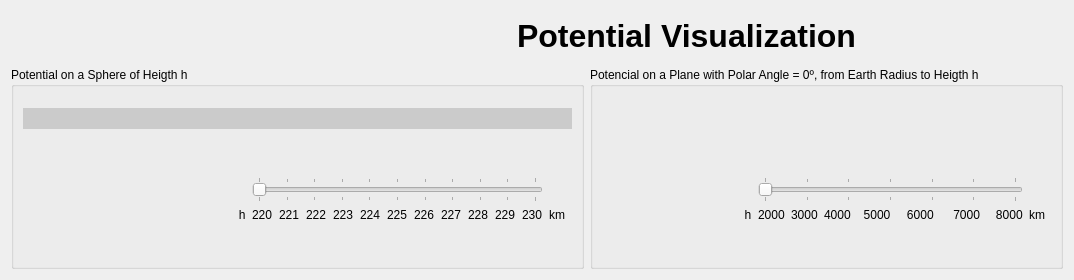
      <widget class="QWidget" name="tab_2">
       <attribute name="title">
        <string>Potential Visualization</string>
       </attribute>
       <layout class="QGridLayout" name="gridLayout_9">
        <item row="0" column="0">
         <spacer name="horizontalSpacer_4">
          <property name="orientation">
           <enum>Qt::Horizontal</enum>
          </property>
          <property name="sizeType">
           <enum>QSizePolicy::Minimum</enum>
          </property>
          <property name="sizeHint" stdset="0">
           <size>
            <width>500</width>
            <height>20</height>
           </size>
          </property>
         </spacer>
        </item>
        <item row="0" column="1">
         <widget class="QLabel" name="label_2">
          <property name="font">
           <font>
            <family>Arial</family>
            <pointsize>24</pointsize>
            <weight>75</weight>
            <bold>true</bold>
           </font>
          </property>
          <property name="text">
           <string>Potential Visualization</string>
          </property>
         </widget>
        </item>
        <item row="0" column="2">
         <spacer name="verticalSpacer_11">
          <property name="orientation">
           <enum>Qt::Vertical</enum>
          </property>
          <property name="sizeType">
           <enum>QSizePolicy::Fixed</enum>
          </property>
          <property name="sizeHint" stdset="0">
           <size>
            <width>200</width>
            <height>50</height>
           </size>
          </property>
         </spacer>
        </item>
        <item row="1" column="0" colspan="3">
         <layout class="QGridLayout" name="gridLayout_4">
          <item row="0" column="0">
           <widget class="QGroupBox" name="groupBox">
            <property name="sizePolicy">
             <sizepolicy hsizetype="Preferred" vsizetype="Preferred">
              <horstretch>8</horstretch>
              <verstretch>0</verstretch>
             </sizepolicy>
            </property>
            <property name="title">
             <string>Potential on a Sphere of Heigth h</string>
            </property>
            <layout class="QGridLayout" name="gridLayout_7">
             <item row="1" column="0" colspan="3">
              <widget class="QWidget" name="widget_3" native="true">
               <property name="sizePolicy">
                <sizepolicy hsizetype="Preferred" vsizetype="Expanding">
                 <horstretch>0</horstretch>
                 <verstretch>0</verstretch>
                </sizepolicy>
               </property>
               <property name="styleSheet">
                <string notr="true">background-color: rgb(203, 203, 203);</string>
               </property>
              </widget>
             </item>
             <item row="2" column="1">
              <spacer name="verticalSpacer_6">
               <property name="orientation">
                <enum>Qt::Vertical</enum>
               </property>
               <property name="sizeType">
                <enum>QSizePolicy::Fixed</enum>
               </property>
               <property name="sizeHint" stdset="0">
                <size>
                 <width>20</width>
                 <height>42</height>
                </size>
               </property>
              </spacer>
             </item>
             <item row="3" column="1">
              <layout class="QGridLayout" name="gridLayout_5">
               <item row="1" column="8">
                <widget class="QLabel" name="label_11">
                 <property name="text">
                  <string>227</string>
                 </property>
                </widget>
               </item>
               <item row="1" column="10">
                <widget class="QLabel" name="label_13">
                 <property name="text">
                  <string>229</string>
                 </property>
                </widget>
               </item>
               <item row="1" column="6">
                <widget class="QLabel" name="label_9">
                 <property name="text">
                  <string>225</string>
                 </property>
                </widget>
               </item>
               <item row="1" column="1">
                <widget class="QLabel" name="label_4">
                 <property name="text">
                  <string>220</string>
                 </property>
                </widget>
               </item>
               <item row="0" column="1" colspan="11">
                <widget class="QSlider" name="horizontalSlider">
                 <property name="sizePolicy">
                  <sizepolicy hsizetype="Expanding" vsizetype="Fixed">
                   <horstretch>0</horstretch>
                   <verstretch>0</verstretch>
                  </sizepolicy>
                 </property>
                 <property name="minimum">
                  <number>220</number>
                 </property>
                 <property name="maximum">
                  <number>230</number>
                 </property>
                 <property name="singleStep">
                  <number>1</number>
                 </property>
                 <property name="pageStep">
                  <number>1</number>
                 </property>
                 <property name="value">
                  <number>220</number>
                 </property>
                 <property name="sliderPosition">
                  <number>220</number>
                 </property>
                 <property name="tracking">
                  <bool>false</bool>
                 </property>
                 <property name="orientation">
                  <enum>Qt::Horizontal</enum>
                 </property>
                 <property name="invertedAppearance">
                  <bool>false</bool>
                 </property>
                 <property name="invertedControls">
                  <bool>false</bool>
                 </property>
                 <property name="tickPosition">
                  <enum>QSlider::TicksBothSides</enum>
                 </property>
                 <property name="tickInterval">
                  <number>1</number>
                 </property>
                </widget>
               </item>
               <item row="1" column="11">
                <widget class="QLabel" name="label_14">
                 <property name="text">
                  <string>230</string>
                 </property>
                </widget>
               </item>
               <item row="1" column="4">
                <widget class="QLabel" name="label_7">
                 <property name="text">
                  <string>223</string>
                 </property>
                </widget>
               </item>
               <item row="1" column="9">
                <widget class="QLabel" name="label_12">
                 <property name="text">
                  <string>228</string>
                 </property>
                </widget>
               </item>
               <item row="1" column="7">
                <widget class="QLabel" name="label_10">
                 <property name="text">
                  <string>226</string>
                 </property>
                </widget>
               </item>
               <item row="1" column="3">
                <widget class="QLabel" name="label_6">
                 <property name="text">
                  <string>222</string>
                 </property>
                </widget>
               </item>
               <item row="1" column="2">
                <widget class="QLabel" name="label_5">
                 <property name="text">
                  <string>221</string>
                 </property>
                </widget>
               </item>
               <item row="1" column="5">
                <widget class="QLabel" name="label_8">
                 <property name="text">
                  <string>224</string>
                 </property>
                </widget>
               </item>
               <item row="1" column="12">
                <widget class="QLabel" name="label_15">
                 <property name="text">
                  <string>km</string>
                 </property>
                </widget>
               </item>
               <item row="1" column="0">
                <widget class="QLabel" name="label_16">
                 <property name="text">
                  <string>   h</string>
                 </property>
                </widget>
               </item>
              </layout>
             </item>
             <item row="3" column="0">
              <spacer name="horizontalSpacer_2">
               <property name="orientation">
                <enum>Qt::Horizontal</enum>
               </property>
               <property name="sizeType">
                <enum>QSizePolicy::Minimum</enum>
               </property>
               <property name="sizeHint" stdset="0">
                <size>
                 <width>200</width>
                 <height>20</height>
                </size>
               </property>
              </spacer>
             </item>
             <item row="4" column="1">
              <spacer name="verticalSpacer_8">
               <property name="orientation">
                <enum>Qt::Vertical</enum>
               </property>
               <property name="sizeType">
                <enum>QSizePolicy::Fixed</enum>
               </property>
               <property name="sizeHint" stdset="0">
                <size>
                 <width>20</width>
                 <height>35</height>
                </size>
               </property>
              </spacer>
             </item>
             <item row="0" column="0">
              <spacer name="verticalSpacer_2">
               <property name="orientation">
                <enum>Qt::Vertical</enum>
               </property>
               <property name="sizeType">
                <enum>QSizePolicy::Fixed</enum>
               </property>
               <property name="sizeHint" stdset="0">
                <size>
                 <width>0</width>
                 <height>12</height>
                </size>
               </property>
              </spacer>
             </item>
            </layout>
           </widget>
          </item>
          <item row="0" column="1">
           <widget class="QGroupBox" name="groupBox_2">
            <property name="sizePolicy">
             <sizepolicy hsizetype="Preferred" vsizetype="Preferred">
              <horstretch>6</horstretch>
              <verstretch>0</verstretch>
             </sizepolicy>
            </property>
            <property name="title">
             <string>Potencial on a Plane with Polar Angle = 0º, from Earth Radius to Heigth h</string>
            </property>
            <layout class="QGridLayout" name="gridLayout_8">
             <item row="0" column="1">
              <spacer name="verticalSpacer_7">
               <property name="orientation">
                <enum>Qt::Vertical</enum>
               </property>
               <property name="sizeType">
                <enum>QSizePolicy::Fixed</enum>
               </property>
               <property name="sizeHint" stdset="0">
                <size>
                 <width>20</width>
                 <height>25</height>
                </size>
               </property>
              </spacer>
             </item>
             <item row="1" column="0" colspan="4">
              <widget class="QWidget" name="widget_4" native="true">
               <property name="sizePolicy">
                <sizepolicy hsizetype="Preferred" vsizetype="Expanding">
                 <horstretch>0</horstretch>
                 <verstretch>0</verstretch>
                </sizepolicy>
               </property>
               <property name="styleSheet">
                <string notr="true">background-color: rgb(203, 203, 203);</string>
               </property>
              </widget>
             </item>
             <item row="2" column="2">
              <spacer name="verticalSpacer_9">
               <property name="orientation">
                <enum>Qt::Vertical</enum>
               </property>
               <property name="sizeType">
                <enum>QSizePolicy::Fixed</enum>
               </property>
               <property name="sizeHint" stdset="0">
                <size>
                 <width>20</width>
                 <height>50</height>
                </size>
               </property>
              </spacer>
             </item>
             <item row="3" column="0">
              <spacer name="horizontalSpacer_3">
               <property name="orientation">
                <enum>Qt::Horizontal</enum>
               </property>
               <property name="sizeType">
                <enum>QSizePolicy::Fixed</enum>
               </property>
               <property name="sizeHint" stdset="0">
                <size>
                 <width>110</width>
                 <height>20</height>
                </size>
               </property>
              </spacer>
             </item>
             <item row="3" column="1" colspan="2">
              <layout class="QGridLayout" name="gridLayout_6">
               <item row="1" column="6">
                <widget class="QLabel" name="label_22">
                 <property name="text">
                  <string>    7000</string>
                 </property>
                </widget>
               </item>
               <item row="1" column="3">
                <widget class="QLabel" name="label_19">
                 <property name="text">
                  <string>4000</string>
                 </property>
                </widget>
               </item>
               <item row="1" column="1">
                <widget class="QLabel" name="label_17">
                 <property name="text">
                  <string>2000</string>
                 </property>
                </widget>
               </item>
               <item row="1" column="5">
                <widget class="QLabel" name="label_21">
                 <property name="text">
                  <string>   6000</string>
                 </property>
                </widget>
               </item>
               <item row="1" column="4">
                <widget class="QLabel" name="label_20">
                 <property name="text">
                  <string>  5000</string>
                 </property>
                </widget>
               </item>
               <item row="1" column="7">
                <widget class="QLabel" name="label_23">
                 <property name="text">
                  <string>   8000</string>
                 </property>
                </widget>
               </item>
               <item row="0" column="1" colspan="7">
                <widget class="QSlider" name="horizontalSlider_2">
                 <property name="minimum">
                  <number>2</number>
                 </property>
                 <property name="maximum">
                  <number>8</number>
                 </property>
                 <property name="singleStep">
                  <number>1</number>
                 </property>
                 <property name="pageStep">
                  <number>1</number>
                 </property>
                 <property name="value">
                  <number>2</number>
                 </property>
                 <property name="sliderPosition">
                  <number>2</number>
                 </property>
                 <property name="tracking">
                  <bool>false</bool>
                 </property>
                 <property name="orientation">
                  <enum>Qt::Horizontal</enum>
                 </property>
                 <property name="invertedAppearance">
                  <bool>false</bool>
                 </property>
                 <property name="invertedControls">
                  <bool>false</bool>
                 </property>
                 <property name="tickPosition">
                  <enum>QSlider::TicksBothSides</enum>
                 </property>
                 <property name="tickInterval">
                  <number>1</number>
                 </property>
                </widget>
               </item>
               <item row="1" column="2">
                <widget class="QLabel" name="label_18">
                 <property name="text">
                  <string>3000</string>
                 </property>
                </widget>
               </item>
               <item row="1" column="8">
                <widget class="QLabel" name="label_24">
                 <property name="text">
                  <string>km</string>
                 </property>
                </widget>
               </item>
               <item row="1" column="0">
                <widget class="QLabel" name="label_25">
                 <property name="text">
                  <string>        h</string>
                 </property>
                </widget>
               </item>
              </layout>
             </item>
             <item row="4" column="2">
              <spacer name="verticalSpacer_10">
               <property name="orientation">
                <enum>Qt::Vertical</enum>
               </property>
               <property name="sizeType">
                <enum>QSizePolicy::Fixed</enum>
               </property>
               <property name="sizeHint" stdset="0">
                <size>
                 <width>20</width>
                 <height>35</height>
                </size>
               </property>
              </spacer>
             </item>
            </layout>
           </widget>
          </item>
         </layout>
        </item>
       </layout>
      </widget>
